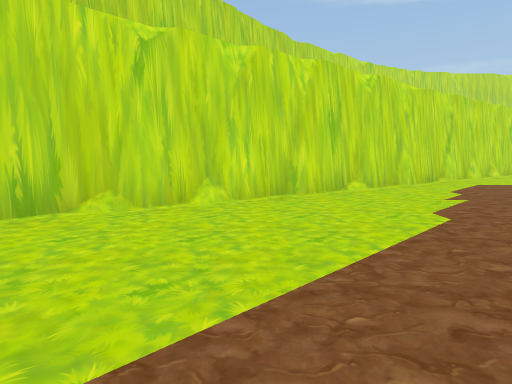
view 1 (above)

16 first-person views from a walk through a scene from a Unity 3-D project. The camera is 1.3 m above the floor, tilts 6° down and sees 75° across. The floor is counted in squares, 2 m on a side. Each view is taken from the middle of a square. On the plan, view 1 faces up. The plan holds only what a view shows up to about 10 squares ahead; the rest is blank. The place goes on beyond the plan.

view 2
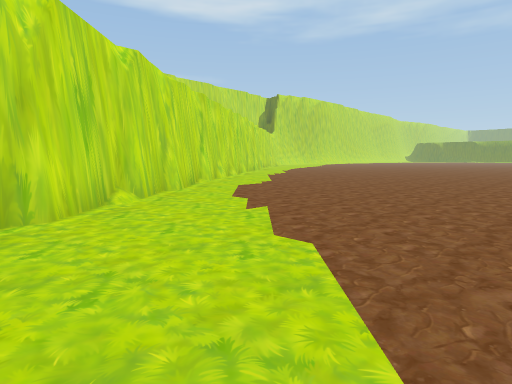

view 3
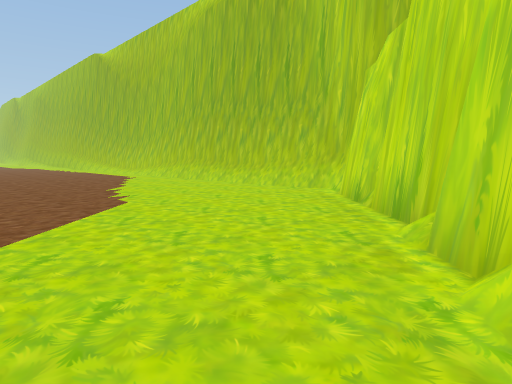

view 4
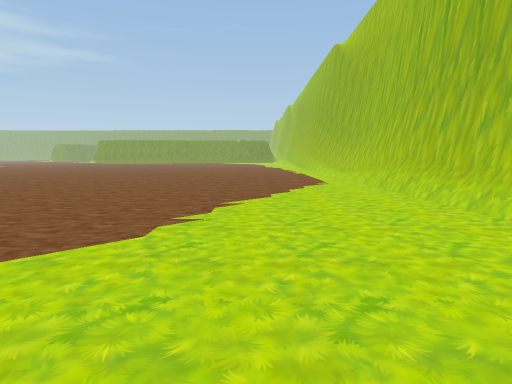

view 5
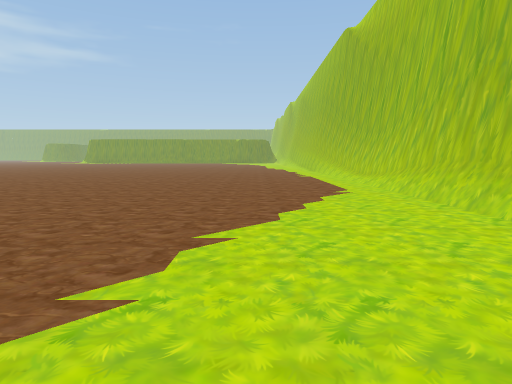

view 6
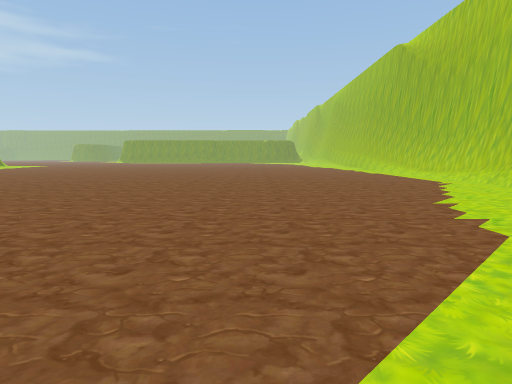

view 7
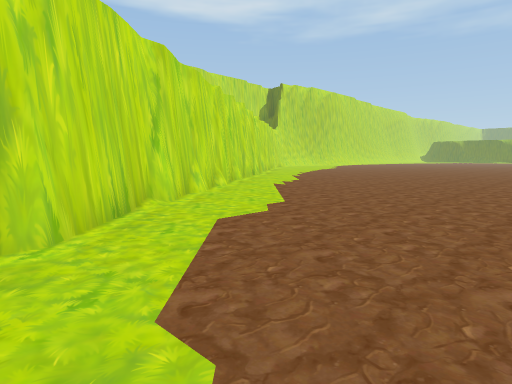

view 8
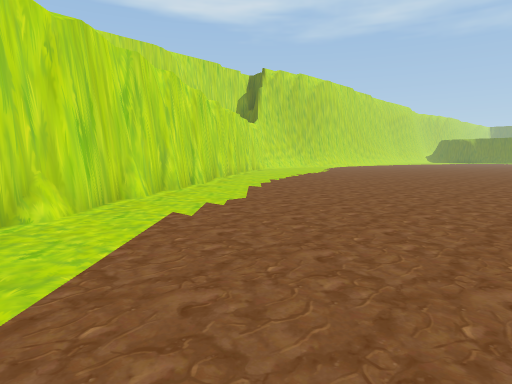

view 9
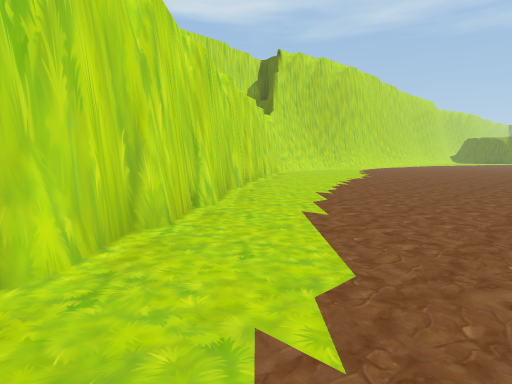

view 10
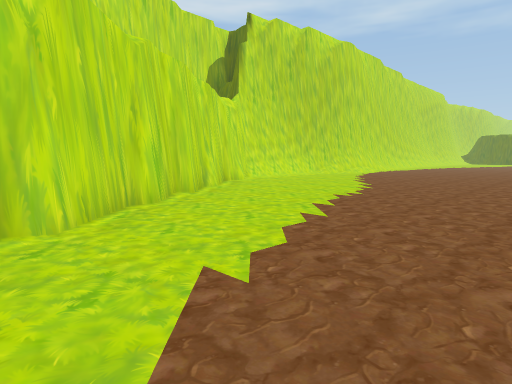

view 11
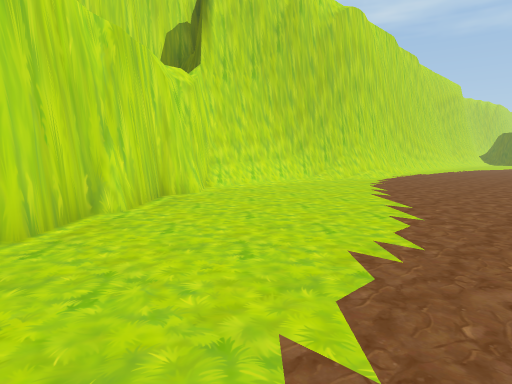

view 12
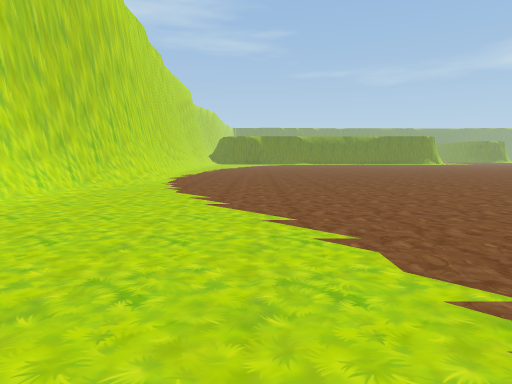

view 13
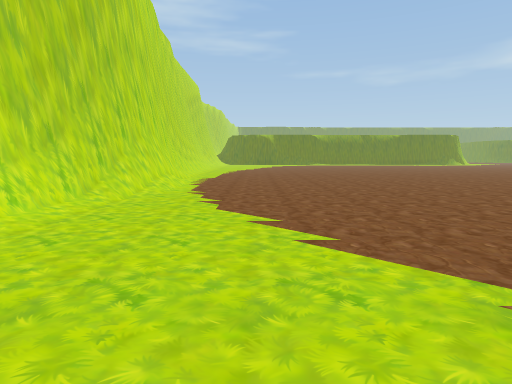

view 14
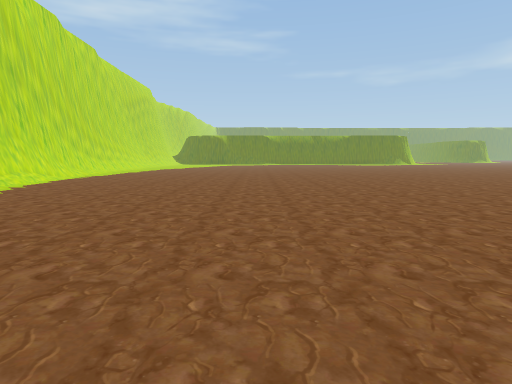

view 15
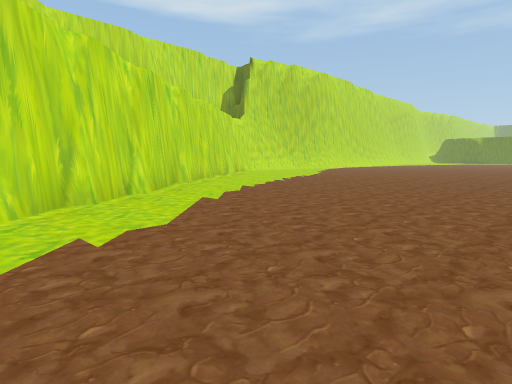

view 16
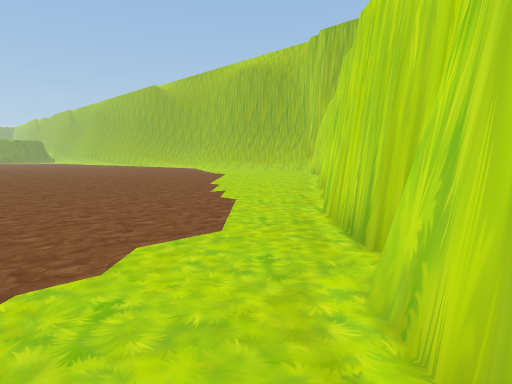

### Floor plan
Points are (right, up) in squares from view 1. A wall is a line through its corners. A room is listed if a view was taken in it or the views show most of it. See-through windows are left out.
Room 1 (views 1, 2, 3, 4, 5, 6, 7, 8, 9, 10, 11, 12, 13, 14, 15, 16)
walls: (8.3, 11.3) (7.9, 11.2) (6.4, 10); (7.6, 11) (7.1, 10.5); (10, 12.6) (9.4, 12.4) (9, 12); (6.4, 10.2) (5.6, 9.4) (5.2, 9.3) (3.5, 7.7); (9.3, 12.4) (7.9, 11); (5.5, 9.5) (5.1, 9.3); (11.5, 13.7) (10.7, 12.9) (10.2, 12.9) (9.4, 12.1); (3.3, 7.9) (2.4, 7) (2, 7) (0.9, 5.9) (0.5, 5.9) (-0.8, 4.6); (1.3, 6.3) (-0.1, 5.3); (-0.2, 5.1) (-0.8, 5) (-1.5, 4.3) (-1.9, 4.3) (-4.6, 1.6); (17.3, 18) (16.5, 17.2) (16.2, 17.2) (15.4, 16.4) (15, 16.4) (13.8, 15.2) (13.4, 15.2) (11.8, 13.6); (17.6, 18.2) (17.2, 17.9); (19.5, 19.2) (18.9, 19.2) (17.9, 18.2); (-4.6, 1.2) (-4.7, 0.7) (-4.7, -5.5); (-4.7, 1.8) (-4.9, 1.3) (-4.9, -9.1); (23.6, 19.5) (20.4, 19.5); (24, 19.8) (20.4, 19.9) (20, 19.5); (25.3, 19.2) (23.4, 19.8); (26, 19.1) (23, 19.8); (-5, -4.3) (-5.1, -4.8); (26.7, 19.2) (23.9, 19.6); (26.4, 19.5) (25.9, 19.5); (-5.1, -5.9) (-5.1, -6.4); (-5.3, -5.5) (-5.3, -6.1); (27.5, 19.3) (27, 19.3); (28.1, 19.4) (27.4, 19.3); (29, 19.2) (24.5, 19.2)
low walls: (7.9, 11) (7.6, 11); (15.9, 16.6) (15.6, 16.2); (-5, -1.9) (-4.9, -2.4); (-4.8, -4.4) (-5, -6.2)

Positions as (right, up) in squares from view 1, and headings:
1: (0, 0), facing up
2: (0, 2), facing up-right
3: (1, 5), facing down-left
4: (-2, 3), facing down
5: (-2, 1), facing down
6: (1, 3), facing down
7: (3, 5), facing up-right
8: (7, 7), facing up-right
9: (9, 10), facing up-right
10: (13, 12), facing up-right
11: (16, 14), facing up-right
12: (17, 16), facing right
13: (19, 17), facing right
14: (18, 13), facing right
15: (9, 8), facing up-right
16: (7, 10), facing down-left
